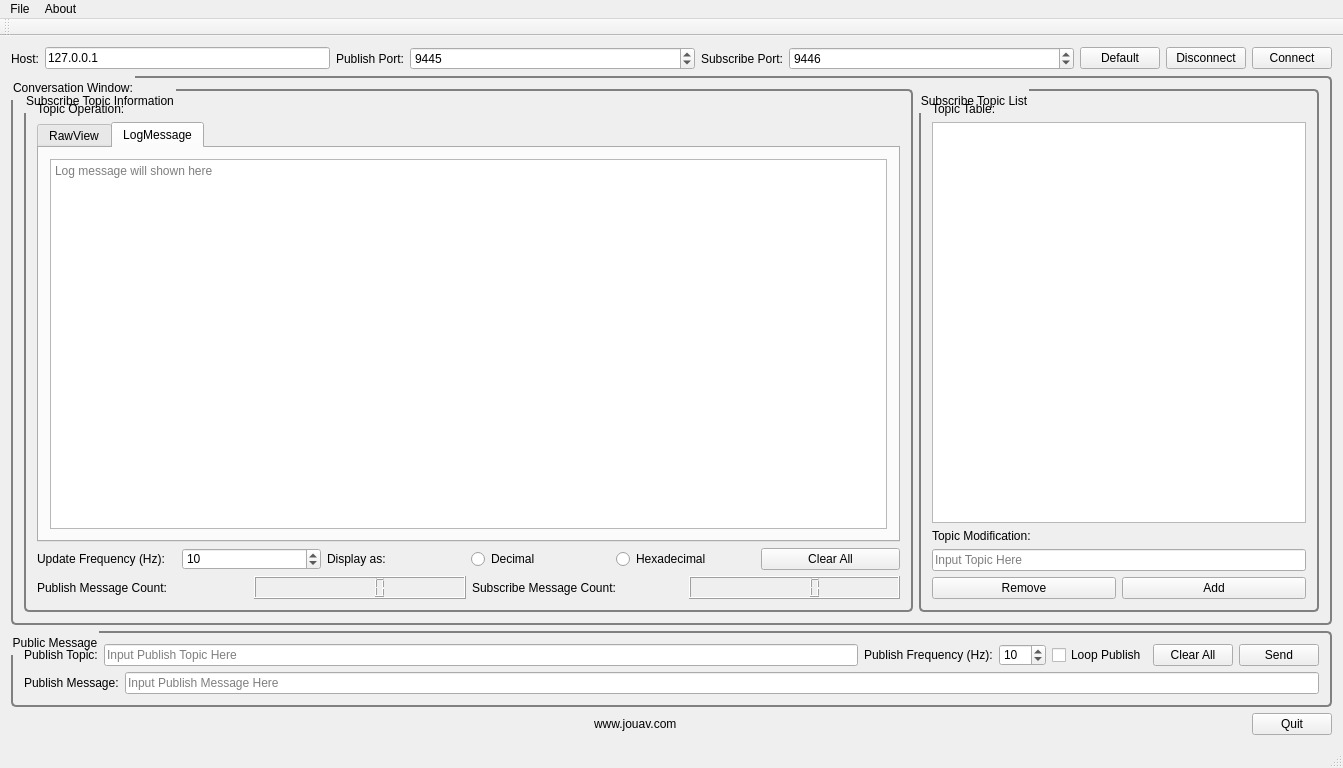
<?xml version="1.0" encoding="UTF-8"?>
<ui version="4.0">
 <class>MainWindow</class>
 <widget class="QMainWindow" name="MainWindow">
  <property name="geometry">
   <rect>
    <x>0</x>
    <y>0</y>
    <width>1343</width>
    <height>768</height>
   </rect>
  </property>
  <property name="windowTitle">
   <string>ZMQ Test Tool</string>
  </property>
  <widget class="QWidget" name="centralWidget">
   <layout class="QVBoxLayout" name="verticalLayout_2">
    <item>
     <layout class="QHBoxLayout" name="horizontalLayout">
      <item>
       <layout class="QHBoxLayout" name="horizontalLayout_4">
        <item>
         <widget class="QLabel" name="labelHost">
          <property name="text">
           <string>Host:</string>
          </property>
         </widget>
        </item>
        <item>
         <widget class="QLineEdit" name="lineEditHost">
          <property name="statusTip">
           <string>Input Host IP Address</string>
          </property>
          <property name="text">
           <string>127.0.0.1</string>
          </property>
          <property name="placeholderText">
           <string>Input Host IP Address Here</string>
          </property>
         </widget>
        </item>
        <item>
         <widget class="QLabel" name="labelPublishPort">
          <property name="text">
           <string>Publish Port:</string>
          </property>
         </widget>
        </item>
        <item>
         <widget class="QSpinBox" name="spinBoxPortPublish">
          <property name="sizePolicy">
           <sizepolicy hsizetype="Expanding" vsizetype="Fixed">
            <horstretch>0</horstretch>
            <verstretch>0</verstretch>
           </sizepolicy>
          </property>
          <property name="statusTip">
           <string>Input Publish Port</string>
          </property>
          <property name="maximum">
           <number>65535</number>
          </property>
          <property name="value">
           <number>9445</number>
          </property>
         </widget>
        </item>
        <item>
         <widget class="QLabel" name="labelSubscribePort">
          <property name="text">
           <string>Subscribe Port:</string>
          </property>
         </widget>
        </item>
        <item>
         <widget class="QSpinBox" name="spinBoxPortSubscribe">
          <property name="sizePolicy">
           <sizepolicy hsizetype="Expanding" vsizetype="Fixed">
            <horstretch>0</horstretch>
            <verstretch>0</verstretch>
           </sizepolicy>
          </property>
          <property name="statusTip">
           <string>Input Subscribe Port</string>
          </property>
          <property name="maximum">
           <number>65535</number>
          </property>
          <property name="value">
           <number>9446</number>
          </property>
         </widget>
        </item>
       </layout>
      </item>
      <item>
       <widget class="QPushButton" name="buttonDefault">
        <property name="text">
         <string>Default</string>
        </property>
        <property name="icon">
         <iconset resource="../resources/images.qrc">
          <normaloff>:/images/clearbytes.png</normaloff>:/images/clearbytes.png</iconset>
        </property>
       </widget>
      </item>
      <item>
       <widget class="QPushButton" name="buttonStop">
        <property name="statusTip">
         <string>Stop Publishing Message</string>
        </property>
        <property name="text">
         <string>Disconnect</string>
        </property>
        <property name="icon">
         <iconset resource="../resources/images.qrc">
          <normaloff>:/images/stop.png</normaloff>:/images/stop.png</iconset>
        </property>
       </widget>
      </item>
      <item>
       <widget class="QPushButton" name="buttonStart">
        <property name="statusTip">
         <string>Start Publishing Message</string>
        </property>
        <property name="text">
         <string>Connect</string>
        </property>
        <property name="icon">
         <iconset resource="../resources/images.qrc">
          <normaloff>:/images/open.png</normaloff>:/images/open.png</iconset>
        </property>
       </widget>
      </item>
     </layout>
    </item>
    <item>
     <layout class="QHBoxLayout" name="horizontalLayout_9">
      <item>
       <widget class="QGroupBox" name="groupBox_2">
        <property name="styleSheet">
         <string notr="true">QGroupBox {
    background-color: qlineargradient(
        x1: 0, y1: 0,
        x2: 0, y2: 1,
        stop: 0 #E0E0E0,
        stop: 1 #FFFFFF
    );

    border: 2px solid gray;
    border-radius: 5px;
    margin-top: 5ex;
}

QGroupBox::title {
    subcontrol-origin: margin;
    padding: 5px 0px;
}</string>
        </property>
        <property name="title">
         <string>Conversation Window:</string>
        </property>
        <layout class="QHBoxLayout" name="horizontalLayout_8">
         <item>
          <widget class="QGroupBox" name="groupBox_4">
           <property name="maximumSize">
            <size>
             <width>16777215</width>
             <height>16777215</height>
            </size>
           </property>
           <property name="title">
            <string>Subscribe Topic Information</string>
           </property>
           <layout class="QVBoxLayout" name="verticalLayout_6">
            <item>
             <widget class="QLabel" name="labelPublishTopic_4">
              <property name="text">
               <string>Topic Operation:</string>
              </property>
             </widget>
            </item>
            <item>
             <widget class="QTabWidget" name="tabWidget">
              <property name="currentIndex">
               <number>1</number>
              </property>
              <widget class="QWidget" name="tab">
               <attribute name="icon">
                <iconset resource="../resources/images.qrc">
                 <normaloff>:/images/loadfile.png</normaloff>:/images/loadfile.png</iconset>
               </attribute>
               <attribute name="title">
                <string>RawView</string>
               </attribute>
               <layout class="QVBoxLayout" name="verticalLayout_4">
                <item>
                 <widget class="QTextEdit" name="textView">
                  <property name="statusTip">
                   <string>Show Publish Messages</string>
                  </property>
                  <property name="placeholderText">
                   <string>Messages will shown here once the publish is triggered</string>
                  </property>
                 </widget>
                </item>
               </layout>
              </widget>
              <widget class="QWidget" name="tab_4">
               <attribute name="icon">
                <iconset resource="../resources/images.qrc">
                 <normaloff>:/images/wincom.ICO</normaloff>:/images/wincom.ICO</iconset>
               </attribute>
               <attribute name="title">
                <string>LogMessage</string>
               </attribute>
               <layout class="QVBoxLayout" name="verticalLayout_8">
                <item>
                 <widget class="QTextEdit" name="logMessage">
                  <property name="statusTip">
                   <string>Show Log Message</string>
                  </property>
                  <property name="placeholderText">
                   <string>Log message will shown here</string>
                  </property>
                 </widget>
                </item>
               </layout>
              </widget>
             </widget>
            </item>
            <item>
             <layout class="QHBoxLayout" name="horizontalLayout_7">
              <item>
               <widget class="QLabel" name="labelPublishFrequency_3">
                <property name="text">
                 <string>Update Frequency (Hz):</string>
                </property>
               </widget>
              </item>
              <item>
               <widget class="QSpinBox" name="spinBoxFrequency">
                <property name="maximum">
                 <number>200</number>
                </property>
                <property name="value">
                 <number>10</number>
                </property>
               </widget>
              </item>
              <item>
               <widget class="QLabel" name="labelDisplayPublish">
                <property name="text">
                 <string>Display as:</string>
                </property>
               </widget>
              </item>
              <item>
               <widget class="QRadioButton" name="decDisplay">
                <property name="text">
                 <string>Decimal</string>
                </property>
               </widget>
              </item>
              <item>
               <widget class="QRadioButton" name="hexDisplay">
                <property name="text">
                 <string>Hexadecimal</string>
                </property>
               </widget>
              </item>
              <item>
               <widget class="QPushButton" name="buttonClearAll">
                <property name="statusTip">
                 <string>Clear All Information Input</string>
                </property>
                <property name="text">
                 <string>Clear All</string>
                </property>
                <property name="icon">
                 <iconset resource="../resources/images.qrc">
                  <normaloff>:/images/edit-clear.png</normaloff>:/images/edit-clear.png</iconset>
                </property>
               </widget>
              </item>
             </layout>
            </item>
            <item>
             <layout class="QHBoxLayout" name="horizontalLayout_5">
              <item>
               <widget class="QLabel" name="labelPublishMessageCount">
                <property name="text">
                 <string>Publish Message Count:</string>
                </property>
               </widget>
              </item>
              <item>
               <widget class="QLCDNumber" name="lcdNumberPublish"/>
              </item>
              <item>
               <widget class="QLabel" name="labelSubscribeMessageCount">
                <property name="text">
                 <string>Subscribe Message Count:</string>
                </property>
               </widget>
              </item>
              <item>
               <widget class="QLCDNumber" name="lcdNumberSubscribe"/>
              </item>
             </layout>
            </item>
           </layout>
          </widget>
         </item>
         <item>
          <widget class="QGroupBox" name="groupBox">
           <property name="maximumSize">
            <size>
             <width>400</width>
             <height>16777215</height>
            </size>
           </property>
           <property name="title">
            <string>Subscribe Topic List</string>
           </property>
           <layout class="QVBoxLayout" name="verticalLayout_5">
            <item>
             <widget class="QLabel" name="labelPublishTopic_3">
              <property name="text">
               <string>Topic Table:</string>
              </property>
             </widget>
            </item>
            <item>
             <widget class="QTableView" name="tableViewTopics"/>
            </item>
            <item>
             <widget class="QLabel" name="labelPublishTopic">
              <property name="text">
               <string>Topic Modification:</string>
              </property>
             </widget>
            </item>
            <item>
             <widget class="QLineEdit" name="lineEditSubscribeTopic">
              <property name="minimumSize">
               <size>
                <width>0</width>
                <height>0</height>
               </size>
              </property>
              <property name="statusTip">
               <string>Input Publish Topic Here</string>
              </property>
              <property name="text">
               <string/>
              </property>
              <property name="placeholderText">
               <string>Input Topic Here</string>
              </property>
             </widget>
            </item>
            <item>
             <layout class="QHBoxLayout" name="horizontalLayout_2">
              <item>
               <widget class="QPushButton" name="buttonRemoveTopic">
                <property name="statusTip">
                 <string>Start Subscribing Message</string>
                </property>
                <property name="text">
                 <string>Remove</string>
                </property>
                <property name="icon">
                 <iconset resource="../resources/images.qrc">
                  <normaloff>:/images/cleanport.png</normaloff>:/images/cleanport.png</iconset>
                </property>
               </widget>
              </item>
              <item>
               <widget class="QPushButton" name="buttonAddTopic">
                <property name="statusTip">
                 <string>Start Subscribing Message</string>
                </property>
                <property name="text">
                 <string>Add</string>
                </property>
                <property name="icon">
                 <iconset resource="../resources/images.qrc">
                  <normaloff>:/images/add.png</normaloff>:/images/add.png</iconset>
                </property>
               </widget>
              </item>
             </layout>
            </item>
           </layout>
          </widget>
         </item>
        </layout>
       </widget>
      </item>
     </layout>
    </item>
    <item>
     <widget class="QGroupBox" name="groupBox_3">
      <property name="styleSheet">
       <string notr="true">QGroupBox {
    background-color: qlineargradient(
        x1: 0, y1: 0,
        x2: 0, y2: 1,
        stop: 0 #E0E0E0,
        stop: 1 #FFFFFF
    );

    border: 2px solid gray;
    border-radius: 5px;
    margin-top: 5ex;
}

QGroupBox::title {
    subcontrol-origin: margin;
    padding: 5px 0px;
}</string>
      </property>
      <property name="title">
       <string>Public Message</string>
      </property>
      <layout class="QVBoxLayout" name="verticalLayout">
       <item>
        <layout class="QHBoxLayout" name="horizontalLayout_6">
         <item>
          <widget class="QLabel" name="labelPublishTopic_2">
           <property name="text">
            <string>Publish Topic:</string>
           </property>
          </widget>
         </item>
         <item>
          <widget class="QLineEdit" name="lineEditPublishTopic">
           <property name="minimumSize">
            <size>
             <width>0</width>
             <height>0</height>
            </size>
           </property>
           <property name="statusTip">
            <string>Input Publish Message Here</string>
           </property>
           <property name="text">
            <string/>
           </property>
           <property name="placeholderText">
            <string>Input Publish Topic Here</string>
           </property>
          </widget>
         </item>
         <item>
          <widget class="QLabel" name="labelPublishFrequency">
           <property name="text">
            <string>Publish Frequency (Hz):</string>
           </property>
          </widget>
         </item>
         <item>
          <widget class="QSpinBox" name="publishFrequency">
           <property name="minimum">
            <number>1</number>
           </property>
           <property name="maximum">
            <number>200</number>
           </property>
           <property name="value">
            <number>10</number>
           </property>
          </widget>
         </item>
         <item>
          <widget class="QCheckBox" name="checkBoxLoop">
           <property name="text">
            <string>Loop Publish</string>
           </property>
          </widget>
         </item>
         <item>
          <widget class="QPushButton" name="buttonPublishClearAll">
           <property name="statusTip">
            <string>Clear All Information Input</string>
           </property>
           <property name="text">
            <string>Clear All</string>
           </property>
           <property name="icon">
            <iconset resource="../resources/images.qrc">
             <normaloff>:/images/edit-clear.png</normaloff>:/images/edit-clear.png</iconset>
           </property>
          </widget>
         </item>
         <item>
          <widget class="QPushButton" name="buttonSend">
           <property name="statusTip">
            <string>Start Publishing Message</string>
           </property>
           <property name="text">
            <string>Send</string>
           </property>
           <property name="icon">
            <iconset resource="../resources/images.qrc">
             <normaloff>:/images/send.png</normaloff>:/images/send.png</iconset>
           </property>
          </widget>
         </item>
        </layout>
       </item>
       <item>
        <layout class="QHBoxLayout" name="horizontalLayout_10">
         <item>
          <widget class="QLabel" name="labelPublishMessage">
           <property name="text">
            <string>Publish Message:</string>
           </property>
          </widget>
         </item>
         <item>
          <widget class="QLineEdit" name="lineEditPublishMessage">
           <property name="minimumSize">
            <size>
             <width>0</width>
             <height>0</height>
            </size>
           </property>
           <property name="statusTip">
            <string>Input Publish Message Here</string>
           </property>
           <property name="text">
            <string/>
           </property>
           <property name="placeholderText">
            <string>Input Publish Message Here</string>
           </property>
          </widget>
         </item>
        </layout>
       </item>
      </layout>
     </widget>
    </item>
    <item>
     <layout class="QHBoxLayout" name="horizontalLayout_3">
      <item>
       <spacer name="horizontalSpacer">
        <property name="orientation">
         <enum>Qt::Horizontal</enum>
        </property>
        <property name="sizeHint" stdset="0">
         <size>
          <width>40</width>
          <height>20</height>
         </size>
        </property>
       </spacer>
      </item>
      <item>
       <widget class="QLabel" name="iconLable">
        <property name="maximumSize">
         <size>
          <width>130</width>
          <height>40</height>
         </size>
        </property>
        <property name="text">
         <string/>
        </property>
        <property name="pixmap">
         <pixmap resource="../resources/images.qrc">:/images/logo-toggle.svg</pixmap>
        </property>
        <property name="scaledContents">
         <bool>true</bool>
        </property>
       </widget>
      </item>
      <item>
       <widget class="QLabel" name="jouav">
        <property name="text">
         <string>www.jouav.com</string>
        </property>
       </widget>
      </item>
      <item>
       <spacer name="horizontalSpacer_2">
        <property name="orientation">
         <enum>Qt::Horizontal</enum>
        </property>
        <property name="sizeHint" stdset="0">
         <size>
          <width>40</width>
          <height>20</height>
         </size>
        </property>
       </spacer>
      </item>
      <item>
       <widget class="QPushButton" name="buttonQuit">
        <property name="text">
         <string>Quit</string>
        </property>
        <property name="icon">
         <iconset resource="../resources/images.qrc">
          <normaloff>:/images/exit.png</normaloff>:/images/exit.png</iconset>
        </property>
       </widget>
      </item>
     </layout>
    </item>
   </layout>
  </widget>
  <widget class="QMenuBar" name="menuBar">
   <property name="geometry">
    <rect>
     <x>0</x>
     <y>0</y>
     <width>1343</width>
     <height>17</height>
    </rect>
   </property>
   <widget class="QMenu" name="menuFile">
    <property name="title">
     <string>File</string>
    </property>
    <addaction name="actionQuit"/>
   </widget>
   <widget class="QMenu" name="menuAbout">
    <property name="title">
     <string>About</string>
    </property>
    <addaction name="actionAbout"/>
   </widget>
   <addaction name="menuFile"/>
   <addaction name="menuAbout"/>
  </widget>
  <widget class="QToolBar" name="mainToolBar">
   <attribute name="toolBarArea">
    <enum>TopToolBarArea</enum>
   </attribute>
   <attribute name="toolBarBreak">
    <bool>false</bool>
   </attribute>
  </widget>
  <widget class="QStatusBar" name="statusBar"/>
  <action name="actionQuit">
   <property name="icon">
    <iconset resource="../resources/images.qrc">
     <normaloff>:/images/exit.png</normaloff>:/images/exit.png</iconset>
   </property>
   <property name="text">
    <string>Quit</string>
   </property>
  </action>
  <action name="actionAbout">
   <property name="icon">
    <iconset resource="../resources/images.qrc">
     <normaloff>:/images/message.png</normaloff>:/images/message.png</iconset>
   </property>
   <property name="text">
    <string>About ZMQ Test Tool</string>
   </property>
  </action>
 </widget>
 <layoutdefault spacing="6" margin="11"/>
 <resources>
  <include location="../resources/images.qrc"/>
 </resources>
 <connections/>
</ui>
